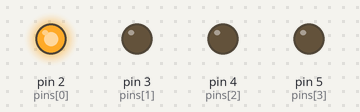
Bench run of a sketch on a simulated Arduino Uno, built with avr-gcc and run on an emulated ATmega328P. Parts: output pins drawn as LEDs (lit = HIGH).

Above: at 0.5 s.
At 2.5 s:
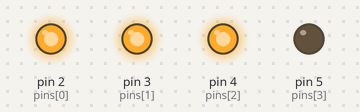
At 3.5 s:
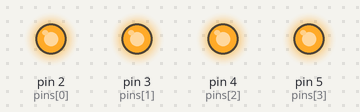
At 5.5 s:
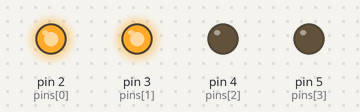
Timing chart, 0 to 6.9 s (numbered marks = the images above):
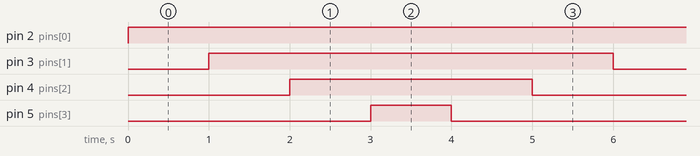

Measured:
- by itself, pin 2 (pins[0]): LOW → HIGH at 0.00 s
- by itself, pin 3 (pins[1]): alternates HIGH for 5.0 s and LOW for 1.0 s
- by itself, pin 4 (pins[2]): alternates HIGH for 3.0 s and LOW for 3.0 s
- by itself, pin 5 (pins[3]): alternates HIGH for 1.0 s and LOW for 5.0 s

The sketch:

HW3_201812145_.ino
```cpp
/*
 * HW3_201812145
 * LED의 패턴 출력 1000 -> 1100 -> 1110 -> 1111 -> 1110 ....
 */

int pins[] = {2,3,4,5};
int pattern,shift;

void setup() {
  Serial.begin(9600);
  for(int i = 0; i < 4; i++){
    pinMode(pins[i],OUTPUT);      //OUTPUT 모드로 설정
    digitalWrite(pins[i],LOW);    //꺼진 상태로 시작
  }
}

void loop() {
  //shift-0,1,2,3,2,1 ==> 6개  - 패턴 6번이 1개의 루프이다
  for(int index = 0; index <6; index++){
    pattern=1;
    if(index<4){
      shift=index;
    }
    else{
      shift=6-index;
    }


    for(int i=0; i<shift;i++){
      pattern=(pattern<<1) | 0x01;
    }

    if(pattern==0b0001){
      digitalWrite(pins[0],HIGH);
      digitalWrite(pins[1],LOW);
      digitalWrite(pins[2],LOW);
      digitalWrite(pins[3],LOW);
    }
    else if(pattern==0b0011){
      digitalWrite(pins[0],HIGH);
      digitalWrite(pins[1],HIGH);
      digitalWrite(pins[2],LOW);
      digitalWrite(pins[3],LOW);
    }
    else if(pattern==0b0111){
      digitalWrite(pins[0],HIGH);
      digitalWrite(pins[1],HIGH);
      digitalWrite(pins[2],HIGH);
      digitalWrite(pins[3],LOW);
    }
    else if(pattern==0b1111){
      digitalWrite(pins[0],HIGH);
      digitalWrite(pins[1],HIGH);
      digitalWrite(pins[2],HIGH);
      digitalWrite(pins[3],HIGH);
    }
  delay(1000);
  }

}
```
